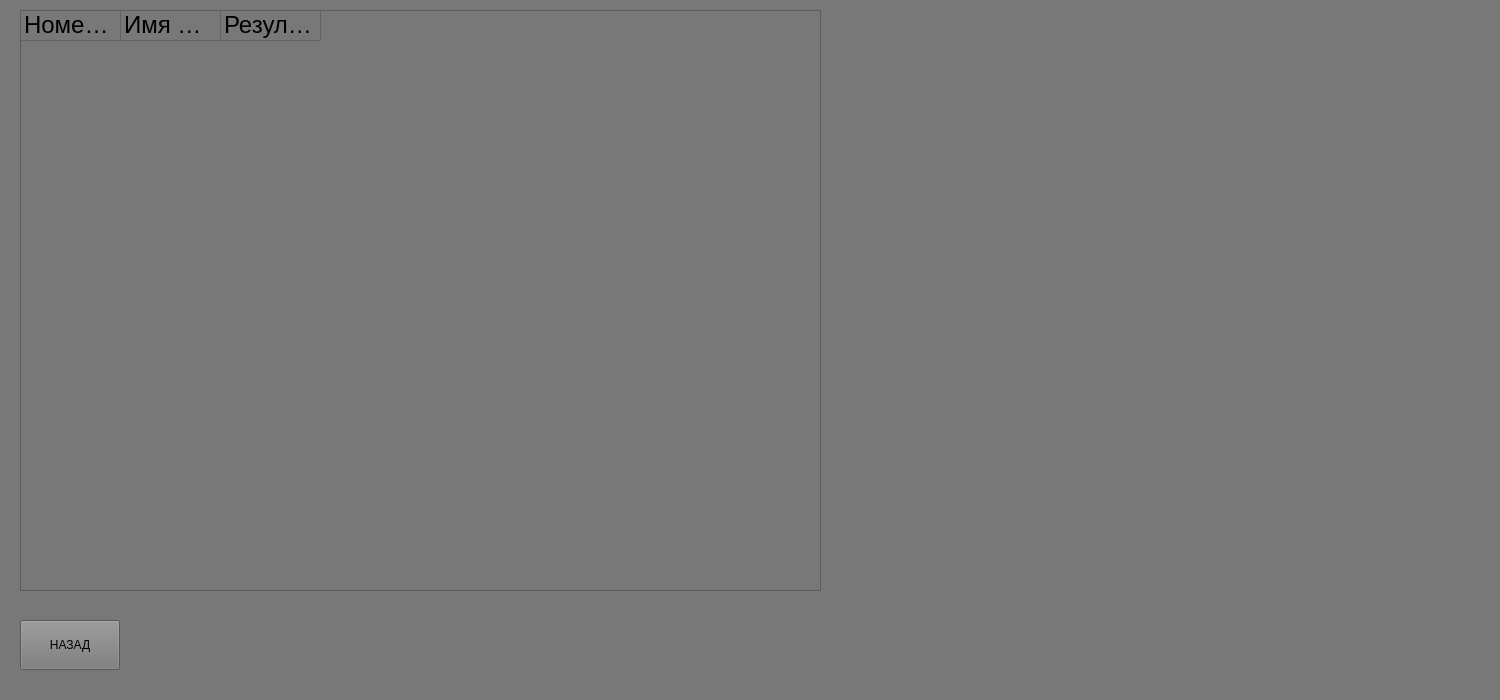
<?xml version="1.0" encoding="UTF-8"?>
<ui version="4.0">
 <class>MainWindow</class>
 <widget class="QMainWindow" name="MainWindow">
  <property name="geometry">
   <rect>
    <x>0</x>
    <y>0</y>
    <width>1500</width>
    <height>700</height>
   </rect>
  </property>
  <property name="windowTitle">
   <string>Окно директора</string>
  </property>
  <property name="styleSheet">
   <string notr="true">background-color: rgb(120,120,120);</string>
  </property>
  <widget class="QWidget" name="centralwidget">
   <widget class="QPushButton" name="button_quit">
    <property name="geometry">
     <rect>
      <x>20</x>
      <y>620</y>
      <width>100</width>
      <height>50</height>
     </rect>
    </property>
    <property name="styleSheet">
     <string notr="true">background-color: rgb(255,255,255);
color: rgb(0,0,0);
font: 18pt \&quot;Arial\&quot;;</string>
    </property>
    <property name="text">
     <string>НАЗАД</string>
    </property>
   </widget>
   <widget class="QTableWidget" name="tableWidget">
    <property name="geometry">
     <rect>
      <x>20</x>
      <y>10</y>
      <width>801</width>
      <height>581</height>
     </rect>
    </property>
    <property name="rowCount">
     <number>1</number>
    </property>
    <property name="columnCount">
     <number>3</number>
    </property>
    <attribute name="horizontalHeaderVisible">
     <bool>false</bool>
    </attribute>
    <attribute name="verticalHeaderVisible">
     <bool>false</bool>
    </attribute>
    <row/>
    <column/>
    <column/>
    <column/>
    <item row="0" column="0">
     <property name="text">
      <string>Номер сотрудника</string>
     </property>
     <property name="font">
      <font>
       <family>Arial</family>
       <pointsize>18</pointsize>
      </font>
     </property>
     <property name="foreground">
      <brush brushstyle="SolidPattern">
       <color alpha="255">
        <red>0</red>
        <green>0</green>
        <blue>0</blue>
       </color>
      </brush>
     </property>
    </item>
    <item row="0" column="1">
     <property name="text">
      <string>Имя сотрудника</string>
     </property>
     <property name="font">
      <font>
       <family>Arial</family>
       <pointsize>18</pointsize>
      </font>
     </property>
     <property name="foreground">
      <brush brushstyle="SolidPattern">
       <color alpha="255">
        <red>0</red>
        <green>0</green>
        <blue>0</blue>
       </color>
      </brush>
     </property>
    </item>
    <item row="0" column="2">
     <property name="text">
      <string>Результативность</string>
     </property>
     <property name="font">
      <font>
       <family>Arial</family>
       <pointsize>18</pointsize>
       <weight>50</weight>
       <bold>false</bold>
      </font>
     </property>
     <property name="foreground">
      <brush brushstyle="SolidPattern">
       <color alpha="255">
        <red>0</red>
        <green>0</green>
        <blue>0</blue>
       </color>
      </brush>
     </property>
    </item>
   </widget>
  </widget>
 </widget>
 <resources/>
 <connections/>
</ui>
